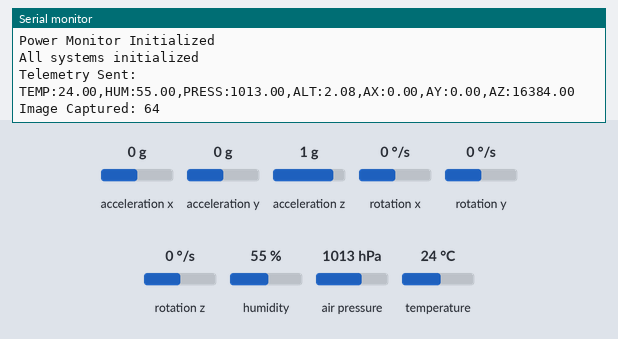
The sketch below on a simulated ESP32. On the bench: the last lines printed to the serial monitor. Inputs (shaded band) come from the test bench; at power-on: acceleration x 0 g, humidity 55 %, acceleration y 0 g, temperature 24 °C, acceleration z 1 g, air pressure 1013 hPa, rotation x 0 °/s, rotation y 0 °/s, rotation z 0 °/s. No radio packets arrive unless stated.

Above: at 1.2 s.
1.3 s: acceleration x set to -1.4 g
4.3 s: humidity set to 22 %
At 5.29 s:
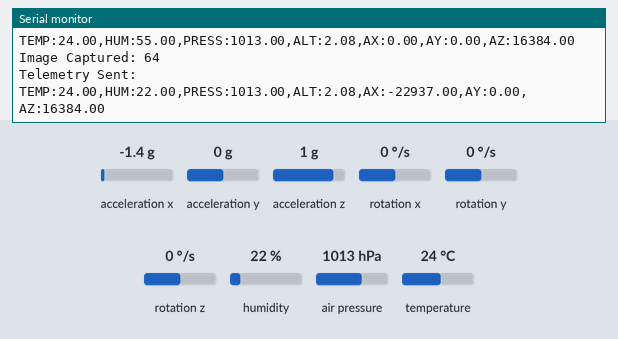
7.3 s: acceleration y set to -1.4 g
At 8.3 s:
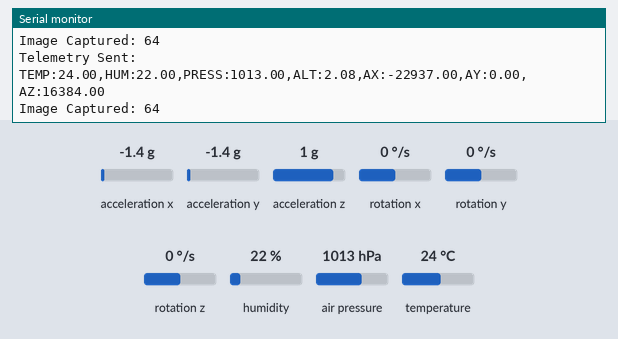
10.3 s: temperature set to 12 °C
At 11.3 s:
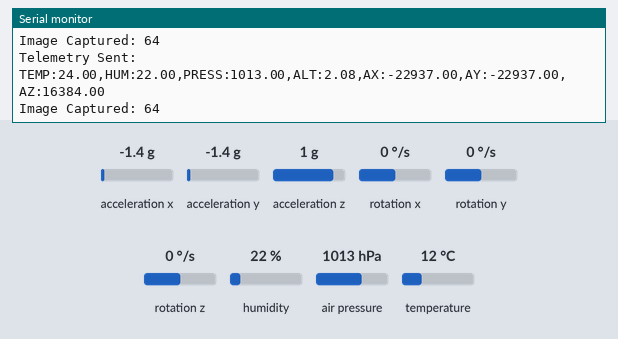
13.3 s: acceleration z set to -1.4 g
At 16.1 s:
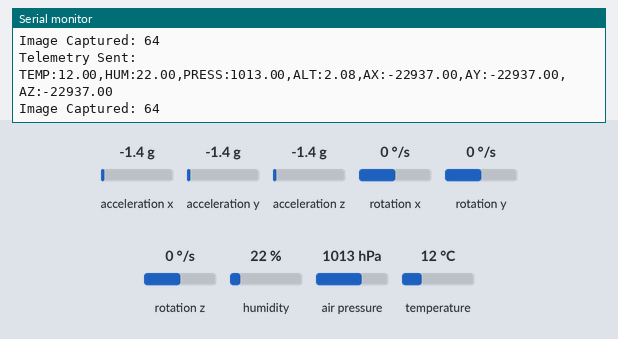

Measured:
- after the input at 4.3 s, the serial monitor: prints a new line after 0.93 s (image 1)
- after the input at 13.3 s, the serial monitor: prints a new line after 2.2 s (image 4)

The sketch:

main.ino
```cpp
#include "config.h"
#include "sensor_module.h"
#include "lora_module.h"
#include "gps_module.h"
#include "camera_module.h"
#include "power_module.h"

unsigned long lastTelemetry = 0;

void setup()
{
    Serial.begin(115200);

    Serial.println("================================");
    Serial.println(" AstraCube-X CubeSat Booting");
    Serial.println("================================");

    initSensors();
    initLoRa();
    initGPS();
    initCamera();
    initPowerMonitor();

    Serial.println("All systems initialized");
}

void loop()
{
    readAllSensors();

    String telemetry = createTelemetryPacket();

    sendLoRaPacket(telemetry);

    Serial.println("Telemetry Sent:");
    Serial.println(telemetry);

    captureImage();

    delay(5000);
}
```

camera_module.cpp
```cpp
#include "camera_module.h"
#include "esp_camera.h"

void initCamera()
{
    Serial.println("Camera Initialized");
}

void captureImage()
{
    camera_fb_t * fb = esp_camera_fb_get();

    if(!fb)
    {
        Serial.println("Camera Capture Failed");
        return;
    }

    Serial.print("Image Captured: ");
    Serial.println(fb->len);

    esp_camera_fb_return(fb);
}
```

camera_module.h
```cpp
#ifndef CAMERA_MODULE_H
#define CAMERA_MODULE_H

void initCamera();
void captureImage();

#endif
```

gps_module.cpp
```cpp
#include "gps_module.h"
#include <HardwareSerial.h>

HardwareSerial GPS(1);

void initGPS()
{
    GPS.begin(9600, SERIAL_8N1, 3, 1);

    Serial.println("GPS Initialized");
}
```

gps_module.h
```cpp
#ifndef GPS_MODULE_H
#define GPS_MODULE_H

void initGPS();

#endif
```

lora_module.cpp
```cpp
#include "lora_module.h"
#include "config.h"

#include <SPI.h>
#include <LoRa.h>

void initLoRa()
{
    SPI.begin(LORA_SCK, LORA_MISO, LORA_MOSI, LORA_SS);

    LoRa.setPins(LORA_SS, LORA_RST, LORA_DIO0);

    if (!LoRa.begin(LORA_BAND))
    {
        Serial.println("LoRa init failed");
        while (1);
    }

    Serial.println("LoRa Initialized");
}

void sendLoRaPacket(String data)
{
    LoRa.beginPacket();
    LoRa.print(data);
    LoRa.endPacket();
}
```

lora_module.h
```cpp
#ifndef LORA_MODULE_H
#define LORA_MODULE_H

#include <Arduino.h>

void initLoRa();
void sendLoRaPacket(String data);

#endif
```

power_module.cpp
```cpp
#include "power_module.h"
#include <Adafruit_INA219.h>

Adafruit_INA219 ina219;

void initPowerMonitor()
{
    ina219.begin();

    Serial.println("Power Monitor Initialized");
}
```

power_module.h
```cpp
#ifndef POWER_MODULE_H
#define POWER_MODULE_H

void initPowerMonitor();

#endif
```

sensor_module.cpp
```cpp
#include "sensor_module.h"
#include "config.h"

#include <Wire.h>
#include <DHT.h>
#include <Adafruit_BMP280.h>
#include <MPU6050.h>

DHT dht(DHTPIN, DHTTYPE);
Adafruit_BMP280 bmp;
MPU6050 mpu;

float temperature = 0;
float humidity = 0;
float pressure = 0;
float altitude = 0;
float accelX = 0;
float accelY = 0;
float accelZ = 0;

void initSensors()
{
    dht.begin();

    if (!bmp.begin(0x76))
    {
        Serial.println("BMP280 not detected");
    }

    Wire.begin();
    mpu.initialize();

    Serial.println("Sensors Initialized");
}

void readAllSensors()
{
    temperature = dht.readTemperature();
    humidity = dht.readHumidity();

    pressure = bmp.readPressure() / 100.0F;
    altitude = bmp.readAltitude(1013.25);

    int16_t ax, ay, az;
    mpu.getAcceleration(&ax, &ay, &az);

    accelX = ax;
    accelY = ay;
    accelZ = az;
}

String createTelemetryPacket()
{
    String packet = "";

    packet += "TEMP:";
    packet += String(temperature);

    packet += ",HUM:";
    packet += String(humidity);

    packet += ",PRESS:";
    packet += String(pressure);

    packet += ",ALT:";
    packet += String(altitude);

    packet += ",AX:";
    packet += String(accelX);

    packet += ",AY:";
    packet += String(accelY);

    packet += ",AZ:";
    packet += String(accelZ);

    return packet;
}
```

sensor_module.h
```cpp
#ifndef SENSOR_MODULE_H
#define SENSOR_MODULE_H

#include <Arduino.h>

void initSensors();
void readAllSensors();

String createTelemetryPacket();

extern float temperature;
extern float humidity;
extern float pressure;
extern float altitude;
extern float accelX;
extern float accelY;
extern float accelZ;

#endif
```

config.h
```cpp
#ifndef CONFIG_H
#define CONFIG_H

// ====================== LoRa Pins ======================
#define LORA_SCK 14
#define LORA_MISO 12
#define LORA_MOSI 13
#define LORA_SS 15
#define LORA_RST 2
#define LORA_DIO0 16

// ====================== DHT Sensor ======================
#define DHTPIN 4
#define DHTTYPE DHT22

// ====================== LoRa Frequency ======================
#define LORA_BAND 433E6

// ====================== Camera ======================
#define CAMERA_MODEL_AI_THINKER

#endif
```
